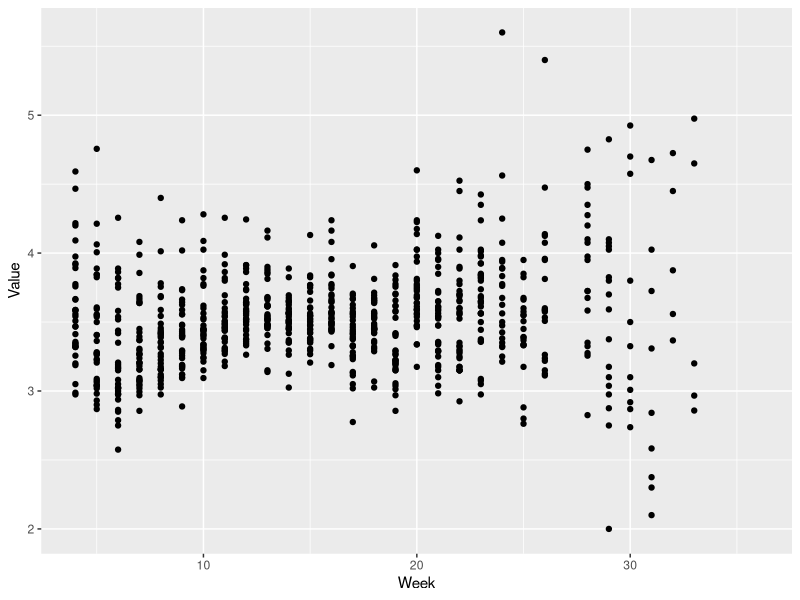
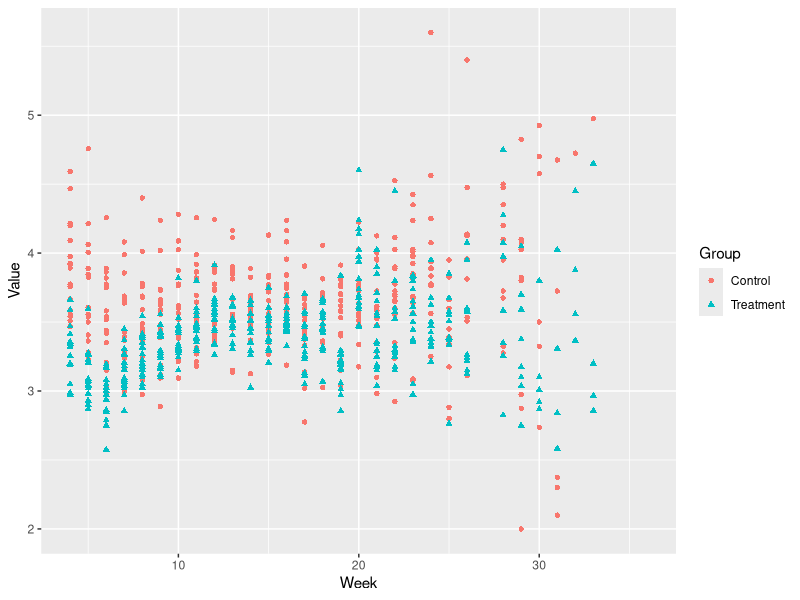
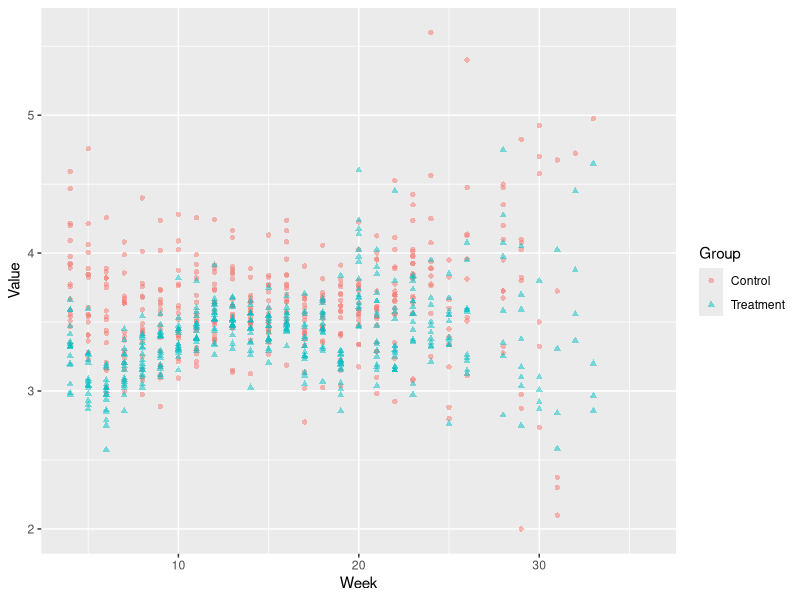
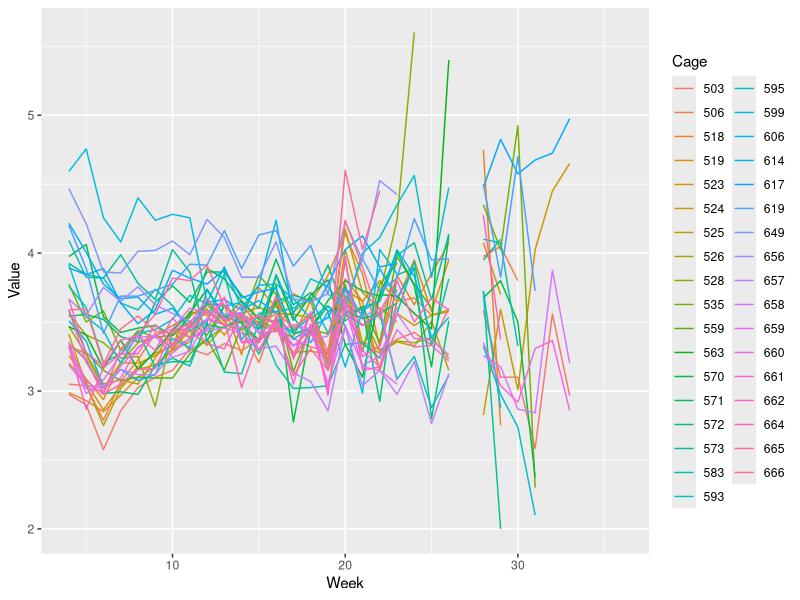
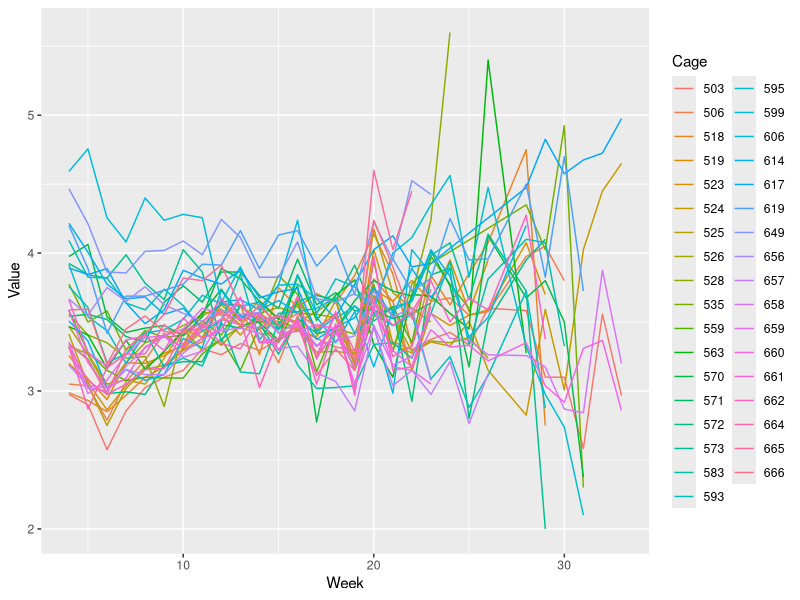
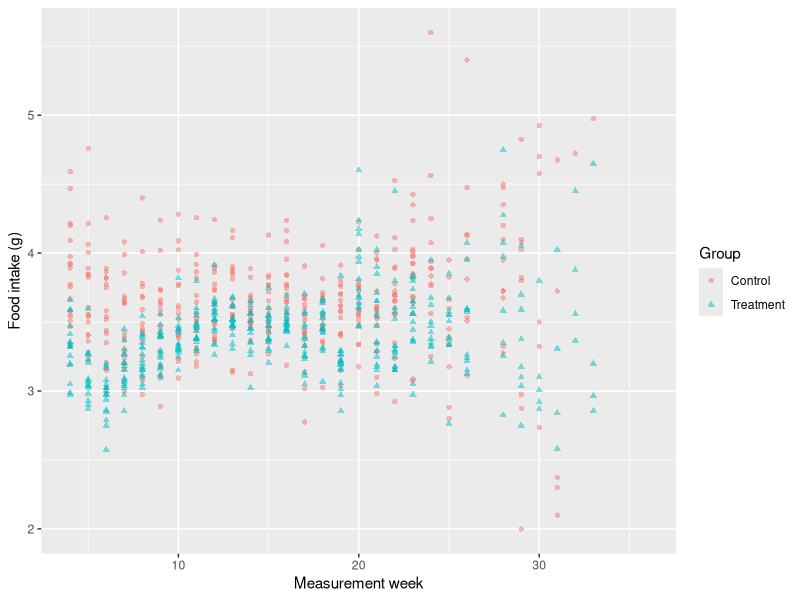
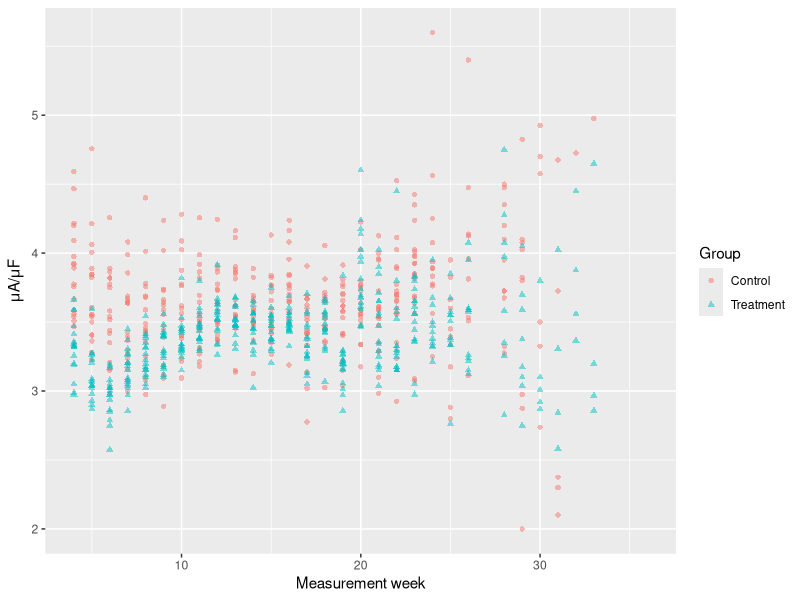
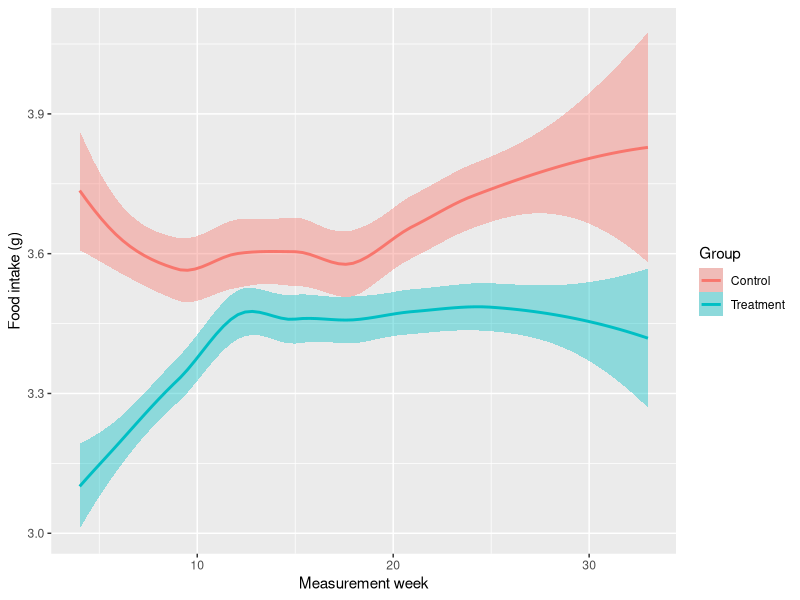

Generate these figures, in order, with R:
## ---- chunk 1
knitr::opts_chunk$set(echo = TRUE)
## ---- chunk 2
library("readr")
library("tidyr")
library("dplyr", warn.conflicts = FALSE)

blah = locale("en", decimal_mark=",") # stupid commas
d = read_csv("../data/foodIntake.csv", skip=1, locale=blah)
colnames(d)[c(1,20)] = c("Week", "Skip")
d2 = d %>% select(-Skip) %>% gather(Cage, Value, -Week)
d2$Group = c(rep(rep("Control", 33), 18), rep(rep("Treatment", 33), 17))
## ---- chunk 3
#install.packages("ggplot2") #If you need it
library(ggplot2)
## ---- chunk 4
ggplot(data = d2, aes(x = Week, y = Value)) +
  geom_point()
## ---- chunk 5
ggplot(data = d2, aes(x = Week, y = Value)) +
  geom_point(aes(color=Group, shape=Group))
## ---- chunk 6
ggplot(data = d2, aes(x = Week, y = Value)) +
  geom_point(alpha=0.5, aes(color=Group, shape=Group))
## ---- chunk 7
ggplot(data = d2, aes(x = Week, y = Value)) +
  geom_line(aes(color=Cage))
## ---- chunk 8
d3 = d2 %>% filter(!is.na(Value))
ggplot(data = d3, aes(x = Week, y = Value)) +
  geom_line(aes(color=Cage))
## ---- chunk 9
ggplot(data = d2, aes(x = Week, y = Value)) +
  geom_point(alpha=0.5, aes(color=Group, shape=Group)) +
  labs(x="Measurement week", y="Food intake (g)")
## ---- chunk 10
ggplot(data = d2, aes(x = Week, y = Value)) +
  geom_point(alpha=0.5, aes(color=Group, shape=Group)) +
  labs(x="Measurement week", y=expression(paste(mu, "A/", mu, "F", sep="")))
## ---- chunk 11
ggplot(data = d2, aes(x = Week, y = Value)) +
  geom_smooth(aes(color=Group, fill=Group)) +
  labs(x="Measurement week", y="Food intake (g)")
## ---- chunk 12
ggplot(data = d2, aes(x = Week, y = Value, group=Cage)) +
  geom_line(aes(color=Group)) +
  labs(x="Measurement week", y="Food intake (g)")
## ---- chunk 13
g = ggplot(data = d2, aes(x = Week, y = Value, group=c(Group)))
g = g + geom_line(aes(color=Cage, group=Cage))
g = g + labs(x="Measurement week", y="Food intake (g)")
g = g + facet_grid(Group~.)
g
## ---- chunk 14
head(mpg)
## ---- chunk 15
g = ggplot(data=mpg, aes(x=class))
g = g + geom_bar()
g
## ---- chunk 16
mpg2 = mpg %>% group_by(class) %>% summarise(avg=mean(displ))
g = ggplot(data=mpg2, aes(x=class, y=avg))
g = g + geom_bar(stat="identity")
g
## ---- chunk 17
g = ggplot(data=mpg, aes(x=class, y=displ))
g = g + geom_boxplot()
g
## ---- chunk 18
g = ggplot(data=mpg, aes(x=class, y=displ))
g = g + geom_boxplot()
g = g + geom_point(position="jitter", color="tomato")
g
## ---- chunk 19
g = ggplot(data=mpg, aes(x=class, y=displ))
g = g + geom_violin()
g
## ---- chunk 20
g = ggplot(data=mpg, aes(x=class, y=displ))
g = g + geom_violin(scale="count")
g
## ---- chunk 21
g = ggplot(data=mpg, aes(x=class, y=displ))
g = g + geom_violin(scale="count", adjust=0.5, aes(color=class, fill=class))
g
## ---- chunk 22
g = ggplot(data=mpg, aes(x=class, y=displ))
g = g + geom_violin(scale="count", adjust=0.5)
g = g + geom_dotplot(binaxis="y", stackdir="center", dotsize=0.3, binwidth=0.1, aes(color=class, fill=class))
g
## ---- chunk 23
g = ggplot(data=mpg, aes(x=class, y=displ))
g = g + geom_violin(scale="count", aes(color=class, fill=class))
g = g + scale_x_discrete(limits=c("subcompact", "compact", "midsize", "minivan", "pickup", "suv", "2seater"))
g
## ---- chunk 24
g = ggplot(data=mpg, aes(x=class, y=displ))
g = g + geom_violin(scale="count", aes(color=class, fill=class))
g = g + scale_x_discrete(limits=c("subcompact", "compact", "midsize", "minivan", "pickup", "suv", "2seater"),
                         labels=c("Subcompact", "Compact", "Midsize", "Minivan", "Pickup Truck", "SUV", "Sports Car"))
g = g + labs(x="", y="Engine Displacement (liters)")
g
## ---- chunk 25
g = ggplot(data=mpg, aes(x=class, y=displ))
g = g + geom_violin(scale="count", aes(color=class, fill=class))
g = g + scale_x_discrete(limits=c("subcompact", "compact", "midsize", "minivan", "pickup", "suv", "2seater"),
                         labels=c("Subcompact", "Compact", "Midsize", "Minivan", "Pickup Truck", "SUV", "Sports Car"))
g = g + labs(x="", y="Engine Displacement (liters)")
g = g + guides(fill="none", color="none")
g
## ---- chunk 26
g = ggplot(data=mpg, aes(x=class, y=displ))
g = g + geom_violin(scale="count", aes(fill=class))
g = g + scale_x_discrete(limits=c("subcompact", "compact", "midsize", "minivan", "pickup", "suv", "2seater"),
                         labels=c("Subcompact", "Compact", "Midsize", "Minivan", "Pickup Truck", "SUV", "Sports Car"))
g = g + labs(x="", y="Engine Displacement (liters)")
g = g + guides(fill="none", color="none")
g = g + scale_fill_discrete(name="Class",
                            limits=c("subcompact", "compact", "midsize", "minivan", "pickup", "suv", "2seater"),
                            labels=c("Subcompact", "Compact", "Midsize", "Minivan", "Pickup Truck", "SUV", "Sports Car"))
g
## ---- chunk 27
g2 = g + scale_fill_manual(name="Class",
                           limits=c("subcompact", "compact", "midsize", "minivan", "pickup", "suv", "2seater"),
                           labels=c("Subcompact", "Compact", "Midsize", "Minivan", "Pickup Truck", "SUV", "Sports Car"),
                           values=c("#FFFFFF", "skyblue", "indianred", "chocolate", "turquoise", "darkorchid", "aquamarine"))
g2
## ---- chunk 28
g2 + theme_bw()
g2 + theme_classic()
g2 + theme(panel.background=element_blank(),
           axis.line.x=element_line(color="black"),
           axis.line.y=element_line(color="black"),
           axis.text.x=element_text(angle=-90, hjust=0, vjust=0.5))
